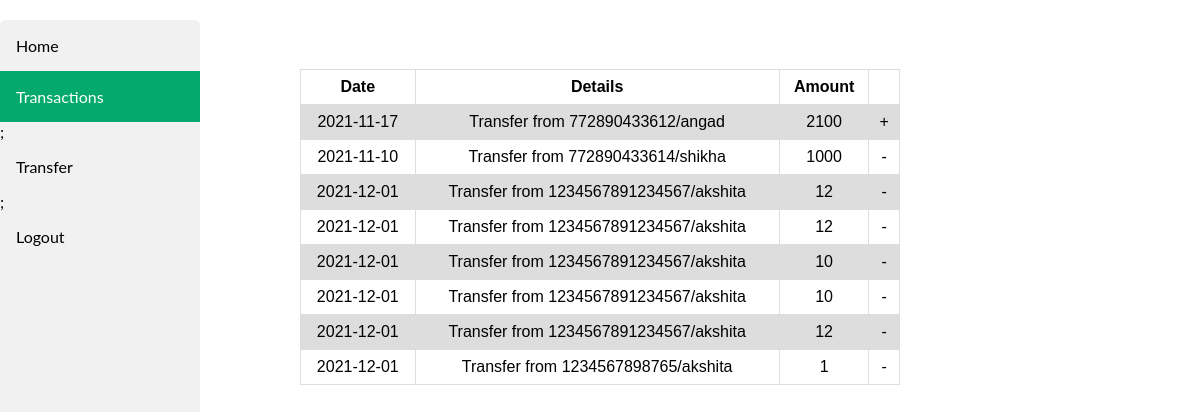
The page /transactions.php (signed in) on the database its author committed.
### tables this page shows
CREATE TABLE `transactions` (
  `id` int(100) NOT NULL,
  `date` date NOT NULL,
  `user` varchar(100) NOT NULL,
  `account_number` bigint(100) NOT NULL,
  `type` varchar(100) NOT NULL,
  `amount` int(100) NOT NULL
);

### transactions.php (the view, shortened to what this page needs)
<!DOCTYPE html>
<html>
<head>
  <link rel="stylesheet" href="home_page.css">
</head>
<body>
<div class="sidebar">
  <a href="user_home.php">Home</a>
  <a class="active href="transactions.php">Transactions</a>;
  <a href="transfer.php">Transfer</a>;
  <a href="logout.php">Logout</a>
</div>
<h2>Account Details</h2>
<center>
<table class="center">
  <tr style="text-align:center;">
    <th style="text-align:center;">Date</th>
    <th style="text-align:center;">Details</th>
    <th style="text-align:center;">Amount</th>
    <th></th>
  </tr>
  <?php
include "config.php";
$sql = "select *from transactions";
$result = mysqli_query($con, $sql);
while($data = mysqli_fetch_array($result))
{
?>
  <tr>
    <td><?php echo $data['date']; ?></td>
      <td>Transfer from <?php echo $data['account_number']; ?>/<?php echo $data['user']; ?></td>
    <td><?php echo $data['amount']; ?></td>
    <td><?php if($data['type']=="deposit") echo "+";
    else echo "-";?></td>
  </tr>
<?php
}
?>
</table>
</body>
</html>

### home_page.css (style rules this page uses)
body { margin: 0; font-family: "Lato", sans-serif; }
.sidebar { margin: 0; padding: 0; width: 200px; background-color: #f1f1f1; position: fixed; height: 100%; overflow: auto; }
.sidebar a { display: block; color: black; padding: 16px; text-decoration: none; }
.sidebar a.active { background-color: #04AA6D; color: white; }
table { font-family: arial, sans-serif; border-collapse: collapse; width: 50%; }
td, th { border: 1px solid #dddddd; text-align: center; padding: 8px; }
tr:nth-child(even) { background-color: #dddddd; }
.center { margin-left: auto; margin-right: auto; }
div { border-radius: 5px; background-color: #f2f2f2; padding: 20px; }

### rows shown on the page
transactions: date "2021-11-17", account_number "772890433612", user "angad", amount "2100"
transactions: date "2021-11-10", account_number "772890433614", user "shikha", amount "1000"
transactions: date "2021-12-01", account_number "1234567891234567", user "akshita", amount "12"
transactions: date "2021-12-01", account_number "1234567891234567", user "akshita", amount "12"
transactions: date "2021-12-01", account_number "1234567891234567", user "akshita", amount "10"
transactions: date "2021-12-01", account_number "1234567891234567", user "akshita", amount "10"
transactions: date "2021-12-01", account_number "1234567891234567", user "akshita", amount "12"
transactions: date "2021-12-01", account_number "1234567898765", user "akshita", amount "1"
